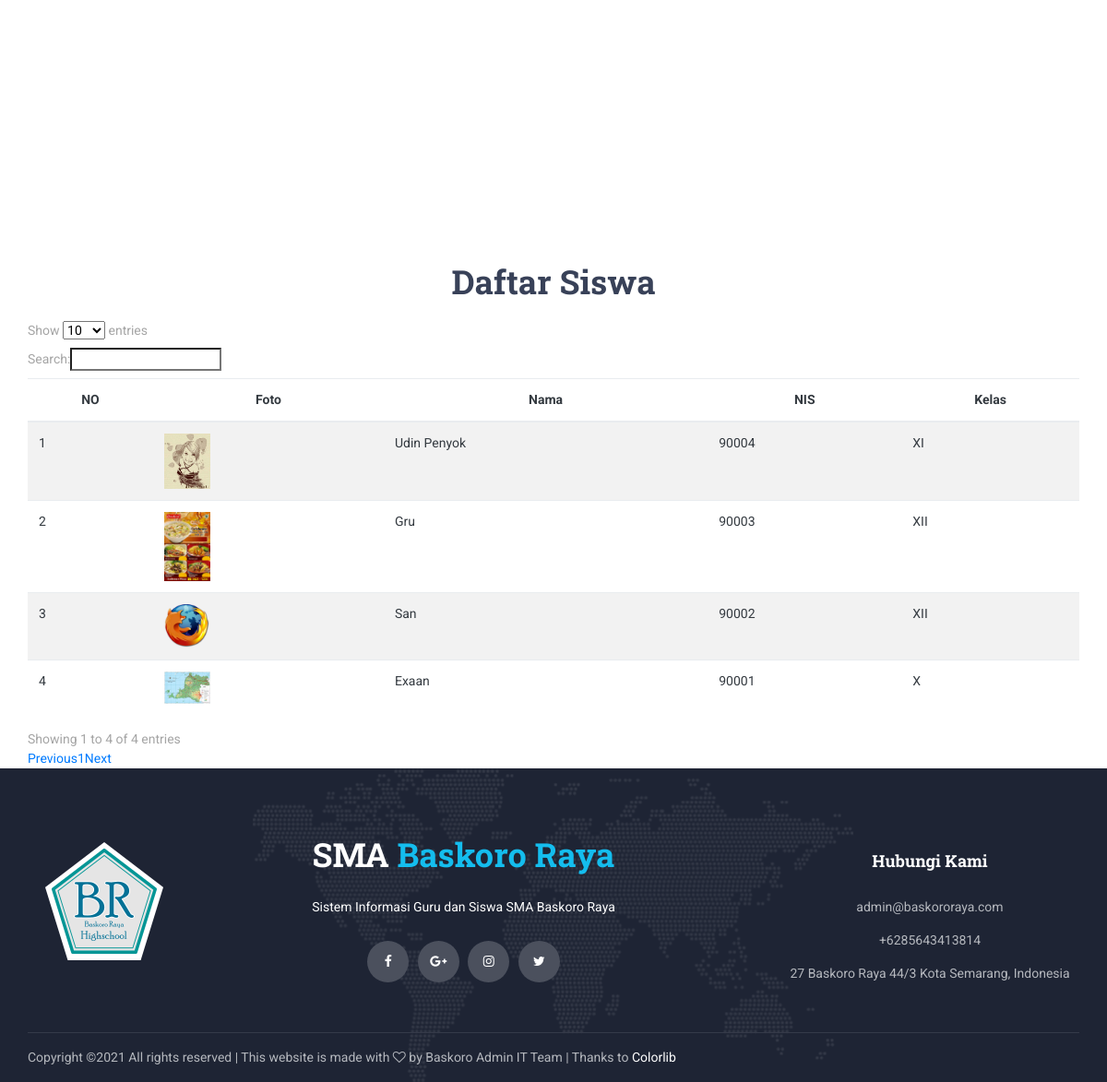
/index.php/home/siswa (lower part), run on an earlier commit of the app's database.
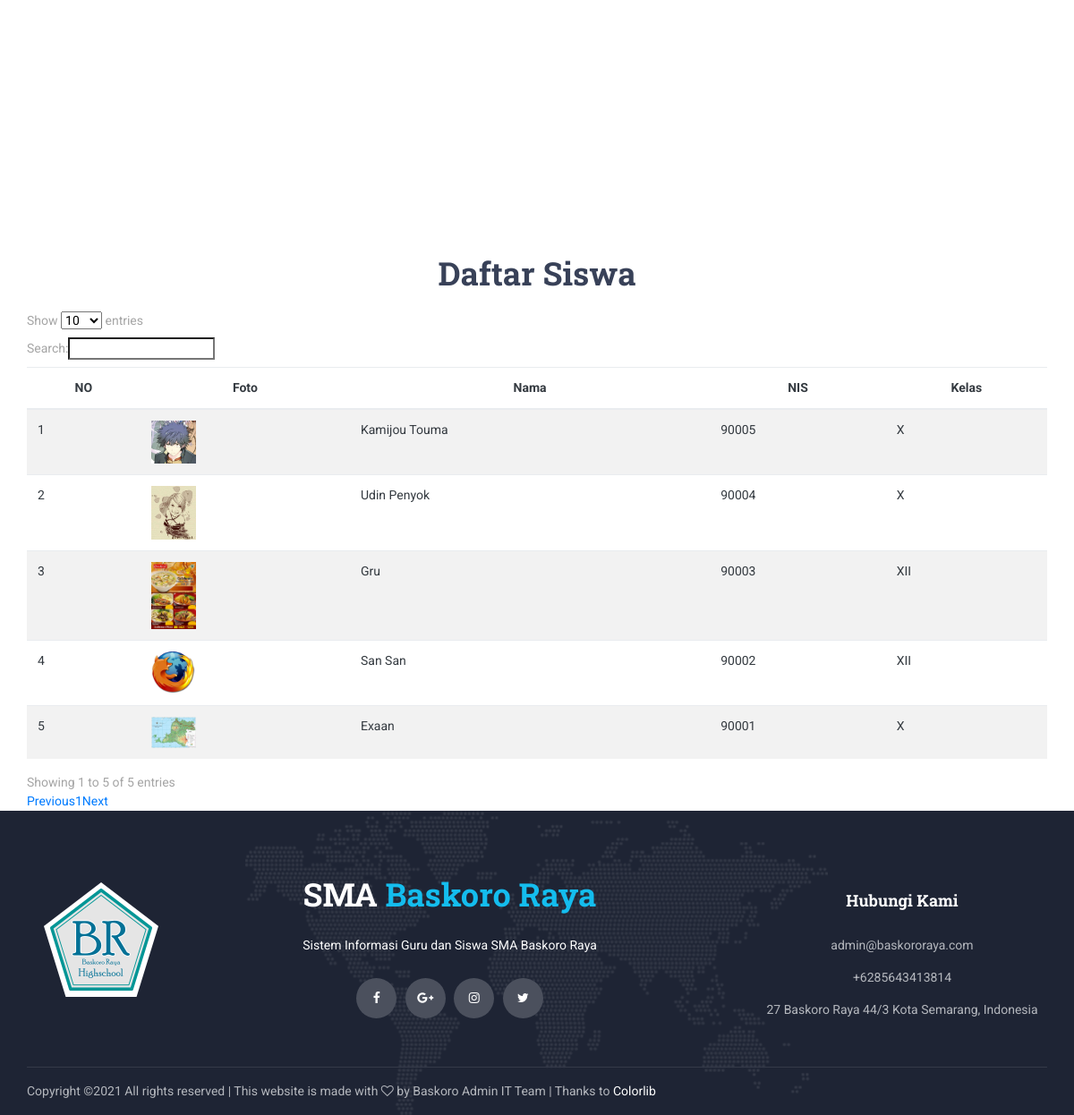
And on a later commit of the database.
### tables this page shows
CREATE TABLE `tbl_siswa` (
  `id_siswa` int(11) NOT NULL,
  `no_id` varchar(20) DEFAULT NULL,
  `nama_siswa` varchar(25) DEFAULT NULL,
  `tempat_lahir` varchar(15) DEFAULT NULL,
  `tgl_lahir` date DEFAULT NULL,
  `kelas` varchar(10) DEFAULT NULL,
  `foto_siswa` varchar(255) DEFAULT NULL
);

### application/views/layout/v_wrapper.php (called while the page is built, shortened)
<?php
	require_once('v_head.php');
	require_once('v_header.php');
	require_once('v_content.php');
	require_once('v_footer.php');
?>

### application/controllers/Home.php (called while the page is built, shortened)
<?php
class Home extends CI_Controller{
	public function __construct()
	{
		$this->load->model('m_guru');
		$this->load->model('m_mapel');
		$this->load->model('m_siswa');
	}
	public function siswa()
	{
		$data = array(
			'title'=>'Siswa',
			'siswa'=>$this->m_siswa->lists(),
			'isi'=>'v_siswa'
		);
		$this->load->view('layout/v_wrapper',$data,FALSE);
	}
}
?>

### index.php (called while the page is built, shortened)
<?php
require_once BASEPATH.'core/CodeIgniter.php';

### application/views/layout/v_content.php (called while the page is built)
<?php
	if ($isi) {
		$this->load->view($isi);
	}
?>

### application/models/M_siswa.php (called while the page is built, shortened)
<?php
class M_siswa extends CI_Model
{
	public function lists()
	{
		$this->db->select('*');
		$this->db->from('tbl_siswa');
		$this->db->order_by('id_siswa', 'desc');
		return $this->db->get()->result();
	}
}
?>

### application/views/v_siswa.php (the view, shortened to what this page needs)
<div class="home">
</div>
<div class="contact">
	<div class="row">
		<div class="col-lg-12 text-center">
			<br><h2>Daftar Siswa</h2><br>
		</div>
	</div>
	<div class="container">
		<div class="row">
			<div class="col-lg-12">
				<table id="tabelsiswa" class="table table-striped table-hover text-dark">
					<thead>
						<tr class="text-center">
							<th>NO</th>
							<th>Foto</th>
							<th>Nama</th>
							<th>NIS</th>
							<th>Kelas</th>
						</tr>
					</thead>
					<tbody>
					<?php $no=1; foreach($siswa as $key => $value){ ?>
						<tr>
							<td><?= $no++;?></td>
							<td><img src="<?=base_url('foto_siswa/'.$value->foto_siswa)?>" width="50px"></td>
							<td><?= $value->nama_siswa ?></td>
							<td><?= $value->no_id ?></td>
							<td><?= $value->kelas ?></td>
						</tr>
					<?php } ?>
					</tbody>
				</table>
			</div>
		</div>
	</div>
</div>

### application/views/layout/v_head.php (shortened to what this page needs)
<!DOCTYPE html>
<html lang="en">
<head>
<link rel="stylesheet" type="text/css" href="<?=base_url()?>template/front-end/styles/bootstrap4/bootstrap.min.css">
<link href="<?=base_url()?>template/front-end/plugins/font-awesome-4.7.0/css/font-awesome.min.css" rel="stylesheet" type="text/css">
<link rel="stylesheet" type="text/css" href="<?=base_url()?>template/front-end/plugins/OwlCarousel2-2.2.1/owl.carousel.css">
<link rel="stylesheet" type="text/css" href="<?=base_url()?>template/front-end/plugins/OwlCarousel2-2.2.1/owl.theme.default.css">
<link rel="stylesheet" type="text/css" href="<?=base_url()?>template/front-end/plugins/OwlCarousel2-2.2.1/animate.css">
<link rel="stylesheet" type="text/css" href="<?=base_url()?>template/front-end/styles/main_styles.css">
<link rel="stylesheet" type="text/css" href="<?=base_url()?>template/front-end/styles/responsive.css">
</head>

### application/views/layout/v_header.php (shortened to what this page needs)
<body>
<div class="super_container">

### application/views/layout/v_footer.php (shortened to what this page needs)
<footer class="footer">
		<div class="footer_background" style="background-image:url(<?=base_url()?>template/front-end/images/footer_background.png)"></div>
		<div class="container">
			<div class="row footer_row">
				<div class="col">
					<div class="footer_content">
						<div class="row">
							<div class="col-lg-2 footer_col">
								<div class="footer_section footer_about">
									<center>
									<div class="footer_logo_container">
										<a href="<?=base_url()?>">
											<div class="logo_icon"><img src="<?=base_url()?>assets/images/favicon128.png" alt="<?=base_url()?>assets/images/favicon64.png"></div>
										</a>
									</div>
									</center>
								</div>
							</div>
							<div class="col-lg-6 footer_col">
								<div class="footer_section footer_about">
									<center>
									<div class="footer_logo_container">
										<a href="<?=base_url()?>">
											<div class="footer_logo_text">SMA<span> Baskoro Raya</span></div>
										</a>
									</div>
									<div class="footer_about_text">
										<p>Sistem Informasi Guru dan Siswa SMA Baskoro Raya</p>
									</div>
									<div class="footer_social">
										<ul>
											<li><a href="#"><i class="fa fa-facebook" aria-hidden="true"></i></a></li>
											<li><a href="#"><i class="fa fa-google-plus" aria-hidden="true"></i></a></li>
											<li><a href="#"><i class="fa fa-instagram" aria-hidden="true"></i></a></li>
											<li><a href="#"><i class="fa fa-twitter" aria-hidden="true"></i></a></li>
										</ul>
									</div>
									</center>
								</div>
							</div>
							<div class="col-lg-4 footer_col">
								<div class="footer_section footer_contact">
									<center>
									<div class="footer_title">Hubungi Kami</div>
									<div class="footer_contact_info">
										<ul>
											<li>admin@baskororaya.com</li>
											<li>+6285643413814</li>
											<li>27 Baskoro Raya 44/3 Kota Semarang, Indonesia</li>
										</ul>
									</div>
									</center>
								</div>
							</div>
						</div>
					</div>
				</div>
			</div>
			<div class="row copyright_row">
				<div class="col">
					<div class="copyright d-flex flex-lg-row flex-column align-items-center justify-content-start">
						<div class="cr_text">
							Copyright &copy;<script>document.write(new Date().getFullYear());</script> All rights reserved | This website is made with <i class="fa fa-heart-o" aria-hidden="true"></i> by Baskoro Admin IT Team | Thanks to <a href="https://colorlib.com" target="_blank">Colorlib</a>
						</div>
					</div>
				</div>
			</div>
		</div>
	</footer>
</div>
</body>
</html>

### template/front-end/styles/main_styles.css (style rules this page uses)
* { margin: 0; padding: 0; -webkit-font-smoothing: antialiased; -webkit-text-shadow: rgba(0,0,0,.01) 0 0 1px; text-shadow: rgba(0,0,0,.01) 0 0 1px; }
body { font-family: 'Roboto', sans-serif; font-size: 14px; font-weight: 400; background: #FFFFFF; color: #a5a5a5; }
div { display: block; position: relative; -webkit-box-sizing: border-box; -moz-box-sizing: border-box; box-sizing: border-box; }
ul { list-style: none; margin-bottom: 0px; }
p { font-family: 'Roboto', sans-serif; font-size: 14px; line-height: 1.85; font-weight: 400; color: #76777a; -webkit-font-smoothing: antialiased; -webkit-text-shadow: rgba(0,0,0,.01) 0 0 1px; text-shadow: rgba(0,0,0,.01) 0 0 1px; }
p:last-of-type { margin-bottom: 0; }
a, a:hover, a:visited, a:active, a:link { text-decoration: none; -webkit-font-smoothing: antialiased; -webkit-text-shadow: rgba(0,0,0,.01) 0 0 1px; text-shadow: rgba(0,0,0,.01) 0 0 1px; }
h2 { font-size: 36px; }
h1, h2, h3, h4, h5, h6 { font-family: 'Roboto Slab', serif; font-weight: 700; -webkit-font-smoothing: antialiased; -webkit-text-shadow: rgba(0,0,0,.01) 0 0 1px; text-shadow: rgba(0,0,0,.01) 0 0 1px; color: #384158; margin-bottom: 0; }
.super_container { width: 100%; overflow: hidden; }
.home { width: 100%; height: 850px; }
.footer { display: block; position: relative; width: 100%; background: #1e2434; padding-top: 94px; }
.footer_background { position: absolute; top: 0; left: 0; width: 100%; height: 100%; background-repeat: no-repeat; background-size: cover; background-position: center center; }
.footer_content { padding-bottom: 53px; }
.footer_logo_text { font-family: 'Roboto Slab', serif; font-size: 36px; font-weight: 700; line-height: 0.75; color: #FFFFFF; -webkit-transition: all 200ms ease; -moz-transition: all 200ms ease; -ms-transition: all 200ms ease; -o-transition: all 200ms ease; transition: all 200ms ease; }
.footer_logo_text span { color: #14bdee; }
.footer_title { font-family: 'Roboto Slab', serif; font-size: 18px; font-weight: 700; color: #FFFFFF; line-height: 0.75; }
.footer_logo_container { margin-top: -14px; }
.footer_about_text { margin-top: 31px; }
.footer_about_text p { color: #FFFFFF; }
.footer_social { margin-top: 23px; }
.footer_social ul li { display: inline-block; width: 45px; height: 45px; background: #4b505d; border-radius: 50%; -webkit-transition: all 200ms ease; -moz-transition: all 200ms ease; -ms-transition: all 200ms ease; -o-transition: all 200ms ease; transition: all 200ms ease; }
.footer_social ul li:not(:last-child) { margin-right: 6px; }
.footer_social ul li a { display: block; position: relative; text-align: center; }
.footer_social ul li a i { color: #FFFFFF; line-height: 45px; }
.footer_contact { padding-left: 36px; }
.footer_contact_info { margin-top: 33px; }
.footer_contact_info ul li { font-size: 14px; font-weight: 400; color: #b5b8be; }
.footer_contact_info ul li:not(:last-child) { margin-bottom: 15px; }
.copyright { height: 54px; border-top: solid 1px #353a49; }
.copyright div { font-size: 14px; color: #b5b8be; }
.cr_text a { color: #FFFFFF; -webkit-transition: all 200ms ease; -moz-transition: all 200ms ease; -ms-transition: all 200ms ease; -o-transition: all 200ms ease; transition: all 200ms ease; }

What changed in the data, as far as the page shows it:
added tbl_siswa: foto_siswa (picture), nama_siswa "Kamijou Touma", no "90005", kelas "X"
changed tbl_siswa "Udin Penyok": kelas "XI" → "X"
changed tbl_siswa: nama_siswa "San" → "San San"
Also different on the page:
text written by a page script: "Show entries Search: Showing 1 to 4 of 4 entries Previous 1 Next" → "Show entries Search: Showing 1 to 5 of 5 entries Previous 1 Next"
